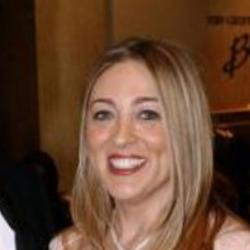
#> input picture initialStateImages/Caucasus.png, 250 x 250 px
$ python contourAndCentroid.py
#> lines starting #> are read from the running program, lines starting #| are printed output that depends on the picture; after the words box and inside, x2 and y2 are one past the last pixel; in counts of white or black regions, pixels touching at a corner belong together
#utf-8
#code by https://github.com/hahahihidede/


import cv2
import numpy as np


img = cv2.imread('./initialStateImages/Caucasus.png') #image Source, set as the same as your image path
#> img is the input picture: shape (250, 250, 3); mean B, G, R 48.4, 68.8, 101

image = cv2.cvtColor(img, cv2.COLOR_BGR2GRAY) #Convert image to grayscale
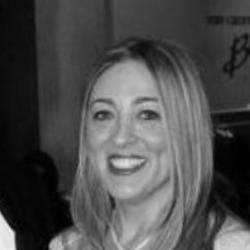
#> image: shape (250, 250); min 0, max 243, mean 76.1

contours, _ = cv2.findContours(image, cv2.RETR_TREE, cv2.CHAIN_APPROX_SIMPLE) #look for contours
#> contours = 21 contours, 17 with area under 20; largest, box (x1, y1, x2, y2) and area: (0, 0, 250, 250) 62001, (239, 199, 247, 209) 31, (236, 160, 241, 171) 27, (56, 210, 62, 217) 23

print("no of shapes: {0}".format(len(contours)))
#| no of shapes: 21

for cnt in contours:
	rect = cv2.minAreaRect(cnt)
	box = cv2.boxPoints(rect)
	box = np.int0(box)
	img = cv2.drawContours(img, [box], 0, (0,0,255)) #BGR_Color_Sequence
#> this loop made 21 passes
#> (rect, box) on passes 4, 5, 7, 10, 12, 14, 15: (((58.25, 224.8), (2.12, 2.83), -45), [[58, 226], [56, 224], [58, 223], [60, 225]]), (((58.5, 213), (6, 5), -90), [[61, 216], [56, 216], [56, 210], [61, 210]]), (((242.9, 203.7), (10.24, 4.46), -66.8), [[242, 209], [238, 207], [242, 198], [246, 199]]), (((246.3, 196.8), (3.54, 4.24), -45), [[246, 199], [243, 196], [246, 194], [249, 197]]), (((2, 194.5), (2.12, 2.12), -45), [[2, 196], [0, 194], [2, 193], [3, 194]]), (((246, 176), (2.83, 2.83), -45), [[246, 178], [244, 176], [246, 174], [248, 176]]), (((243.5, 168.5), (2.83, 2.83), -45), [[243, 170], [241, 168], [243, 166], [245, 168]])
#> (cnt, rect, box) on passes 1, 2, 3, 6, 8: ([[0, 0], [0, 249], [249, 249], [249, 0]], ((124.5, 124.5), (249, 249), -90), [[249, 248], [0, 248], [0, 0], [249, 0]]), ([[20, 228], [21, 227], [22, 228], [21, 229]], ((21, 228), (1.41, 1.41), -45), [[21, 229], [20, 228], [21, 227], [22, 228]]), ([[62, 225], [63, 224], [64, 225], [63, 226]], ((63, 225), (1.41, 1.41), -45), [[63, 226], [62, 225], [63, 224], [64, 225]]), ([[6, 208], [7, 207], [8, 208], [7, 209]], ((7, 208), (1.41, 1.41), -45), [[7, 209], [6, 208], [7, 207], [8, 208]]), ([[6, 200], [7, 199], [8, 200], [7, 201]], ((7, 200), (1.41, 1.41), -45), [[7, 201], [6, 200], [7, 199], [8, 200]])
#> pass 1, `img = cv2.drawContours(img, [box], 0, (0,0,255))`:
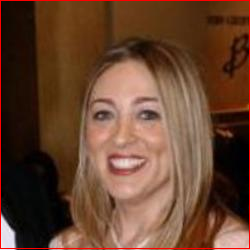
#> img: shape (250, 250, 3); 1.59% of pixels changed, all inside (x1, y1, x2, y2) = (0, 0, 250, 249)
#> after the loop:
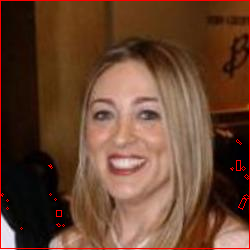
#> img: shape (250, 250, 3); mean B, G, R 47.7, 67.9, 104.3
#===================================================================

#look for center of your images ===========================
for cnt in contours:
	M = cv2.moments(cnt)
	cx = int(M['m10']/M['m00'])
	cy = int(M['m01']/M['m00'])
	center = (cx, cy)
	print("Center coordinate: "+str(center))
	radius = 5
	cv2.circle(img, (cx,cy), radius, (0, 255, 255), -1)
#===================================================================

#put polygn on your images ==========================================
	epsilon = 0.01*cv2.arcLength(cnt, True)
	approx = cv2.approxPolyDP(cnt, epsilon, True)
	img = cv2.drawContours(img, [approx], 0, (0, 255, 0), 2)
#> this loop made 21 passes
#> (cx, cy, epsilon) on passes 4, 5, 7, 10, 12, 14, 15, 16, 18, 19, 21: (58, 224, 0.0907), (58, 213, 0.185), (242, 203, 0.261), (246, 196, 0.131), (2, 194, 0.0766), (246, 176, 0.0966), (243, 168, 0.0966), (232, 168, 0.0766), (50, 165, 0.0766), (237, 165, 0.245), (237, 141, 0.0766)
#> (cx, cy, epsilon, approx) on passes 1, 2, 3, 6, 8, 9: (124, 124, 9.96, [[0, 0], [0, 249], [249, 249], [249, 0]]), (21, 228, 0.0566, [[20, 228], [21, 227], [22, 228], [21, 229]]), (63, 225, 0.0566, [[62, 225], [63, 224], [64, 225], [63, 226]]), (7, 208, 0.0566, [[6, 208], [7, 207], [8, 208], [7, 209]]), (7, 200, 0.0566, [[6, 200], [7, 199], [8, 200], [7, 201]]), (55, 199, 0.0566, [[54, 199], [55, 198], [56, 199], [55, 200]])
#| Center coordinate: (124, 124)
#| Center coordinate: (21, 228)
#| Center coordinate: (63, 225)
#| Center coordinate: (58, 224)
#| Center coordinate: (58, 213)
#| Center coordinate: (7, 208)
#| Center coordinate: (242, 203)
#| Center coordinate: (7, 200)
#> (further printed lines are left out)
#> pass 1, `img = cv2.drawContours(img, [approx], 0, (0, 255, 0), 2)`:
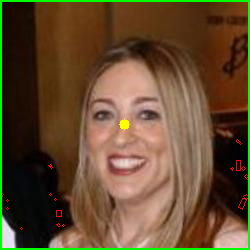
#> img: shape (250, 250, 3); 3.3% of pixels changed, all inside (x1, y1, x2, y2) = (0, 0, 250, 250)
#> pass 3, `img = cv2.drawContours(img, [approx], 0, (0, 255, 0), 2)`:
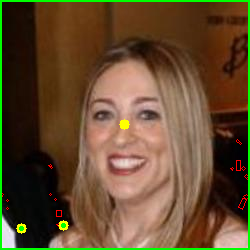
#> img: shape (250, 250, 3); mean B, G, R 46.9, 75.8, 99.4
#> after the loop:
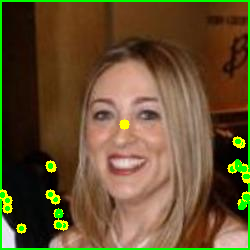
#> img: shape (250, 250, 3); 1.83% of pixels changed, all inside (x1, y1, x2, y2) = (0, 136, 250, 230)
#===================================================================

cv2.imshow('ImageWindow', img) #Show your final image
cv2.waitKey(0)


#visit my linkedin for more information about me https://www.linkedin.com/in/dederohmat/
